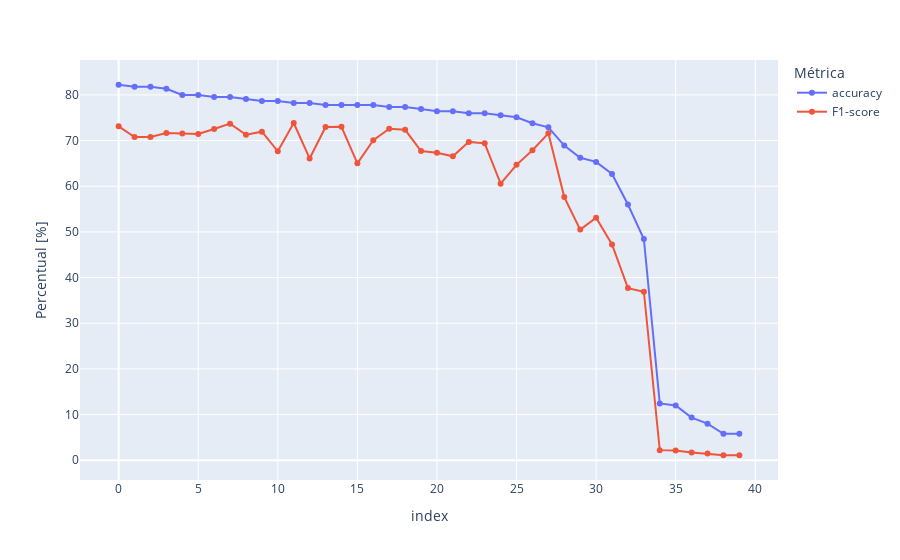

The code cell stored with this chart in its notebook:
### Code cell
valid = random.sample(list(hps.keys()), 40)

df = pd.DataFrame(columns=["accuracy", "F1-score"], index=valid)

for index in valid:
    print(index)

    hp = hps[index]

    mlp_model = Sequential()

    mlp_model.add(layers.Input(shape = (21, 2, ), dtype = "int32"))
    mlp_model.add(layers.Flatten())

    for i in range(hp["num"]):
        mlp_model.add(layers.Dense(hp[f"h{i + 1}"], activation="sigmoid"))

    mlp_model.add(layers.Dense(10, activation="softmax"))

    mlp_model.compile(loss="sparse_categorical_crossentropy", optimizer="adam", metrics=["accuracy"])

    mlp_model.fit(x=train_features, y=train_targets, epochs=10, verbose=0)

    predictions = mlp_model.predict(val_features)
    predictions = [pred.argmax() for pred in predictions]

    acc = accuracy_score(y_true=val_targets, y_pred=predictions)
    acc = round(acc*100, 2)

    f1score = f1_score(y_true=val_targets, y_pred=predictions, average="macro")
    f1score = round(f1score*100, 2)

    df["accuracy"].loc[index] = acc
    df["F1-score"].loc[index] = f1score

fig = px.line(df.sort_values(by="accuracy", ascending=False).reset_index().drop("index", axis=1), markers=True)
fig.update_layout(yaxis_title="Percentual [%]", legend_title="Métrica")

fig.show()

print(df.sort_values(by="accuracy", ascending=False).reset_index())

# print(hps)

### Figure 1 — Plotly figure (JSON) as saved in the notebook; plotly's stock layout.template omitted (floating-point values rounded to 4 significant figures)
{"data": [{"hovertemplate": "variable=accuracy<br>index=%{x}<br>value=%{y}<extra></extra>", "legendgroup": "accuracy", "line": {"color": "#636efa", "dash": "solid"}, "marker": {"symbol": "circle"}, "mode": "markers+lines", "name": "accuracy", "orientation": "v", "showlegend": true, "type": "scatter", "x": [0, 1, 2, 3, 4, 5, 6, 7, 8, 9, 10, 11, 12, 13, 14, 15, 16, 17, 18, 19, 20, 21, 22, 23, 24, 25, 26, 27, 28, 29, 30, 31, 32, 33, 34, 35, 36, 37, 38, 39], "xaxis": "x", "y": [82.22, 81.78, 81.78, 81.33, 80, 80, 79.56, 79.56, 79.11, 78.67, 78.67, 78.22, 78.22, 77.78, 77.78, 77.78, 77.78, 77.33, 77.33, 76.89, 76.44, 76.44, 76, 76, 75.56, 75.11, 73.78, 72.89, 68.89, 66.22, 65.33, 62.67, 56, 48.44, 12.44, 12, 9.33, 8, 5.78, 5.78], "yaxis": "y"}, {"hovertemplate": "variable=F1-score<br>index=%{x}<br>value=%{y}<extra></extra>", "legendgroup": "F1-score", "line": {"color": "#EF553B", "dash": "solid"}, "marker": {"symbol": "circle"}, "mode": "markers+lines", "name": "F1-score", "orientation": "v", "showlegend": true, "type": "scatter", "x": [0, 1, 2, 3, 4, 5, 6, 7, 8, 9, 10, 11, 12, 13, 14, 15, 16, 17, 18, 19, 20, 21, 22, 23, 24, 25, 26, 27, 28, 29, 30, 31, 32, 33, 34, 35, 36, 37, 38, 39], "xaxis": "x", "y": [73.11, 70.77, 70.79, 71.63, 71.56, 71.43, 72.52, 73.7, 71.28, 71.95, 67.65, 73.84, 66.08, 72.95, 73.02, 65.01, 70.09, 72.59, 72.36, 67.69, 67.33, 66.55, 69.71, 69.39, 60.56, 64.68, 67.89, 71.58, 57.62, 50.5, 53.08, 47.24, 37.69, 36.89, 2.21, 2.14, 1.71, 1.48, 1.09, 1.09], "yaxis": "y"}], "layout": {"legend": {"title": {"text": "Métrica"}, "tracegroupgap": 0}, "margin": {"t": 60}, "xaxis": {"anchor": "y", "domain": [0, 1], "title": {"text": "index"}}, "yaxis": {"anchor": "x", "domain": [0, 1], "title": {"text": "Percentual [%]"}}}}
